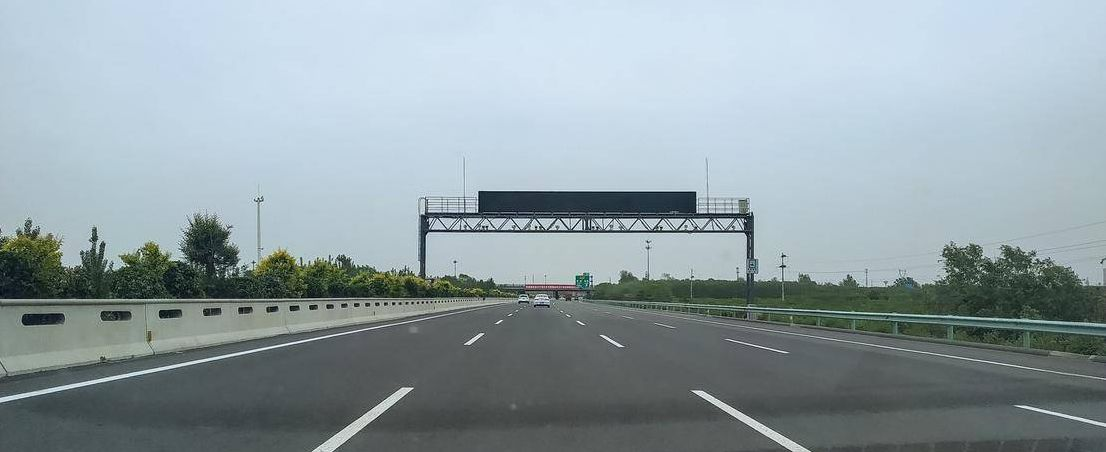
#> input picture opencv/road_line.jpg, 1106 x 452 px
$ python road_line.py
#> lines starting #> are read from the running program, lines starting #| are printed output that depends on the picture; after the words box and inside, x2 and y2 are one past the last pixel; in counts of white or black regions, pixels touching at a corner belong together
import cv2 as cv
import numpy as np

# 读取图像
img_path = "./road_line.jpg"
img = cv.imread(img_path)
#> img is the input picture: shape (452, 1106, 3); mean B, G, R 165, 159.6, 145.6

# 边缘检测
img_gray = cv.cvtColor(img, cv.COLOR_BGR2GRAY)
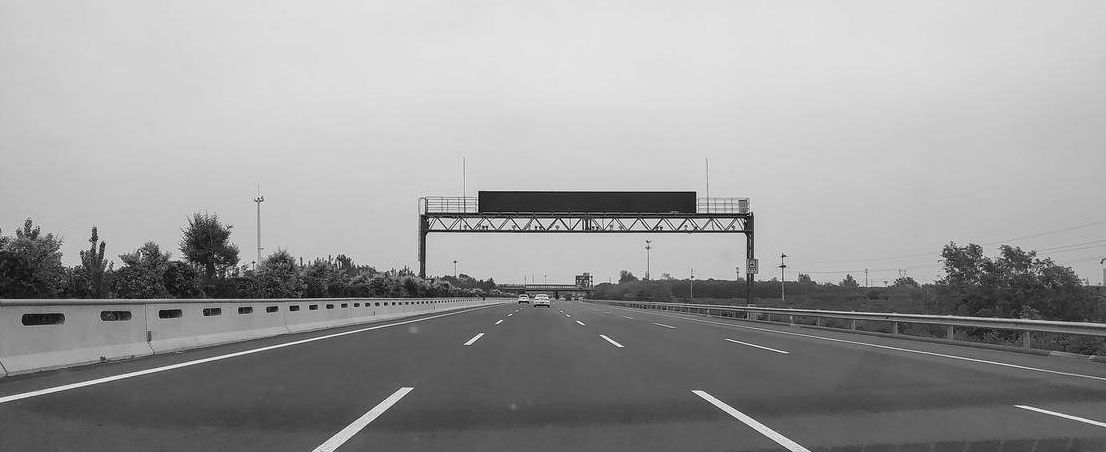
#> img_gray: shape (452, 1106); min 1, max 254, mean 156
img_edge = cv.Canny(img_gray, 240, 250)
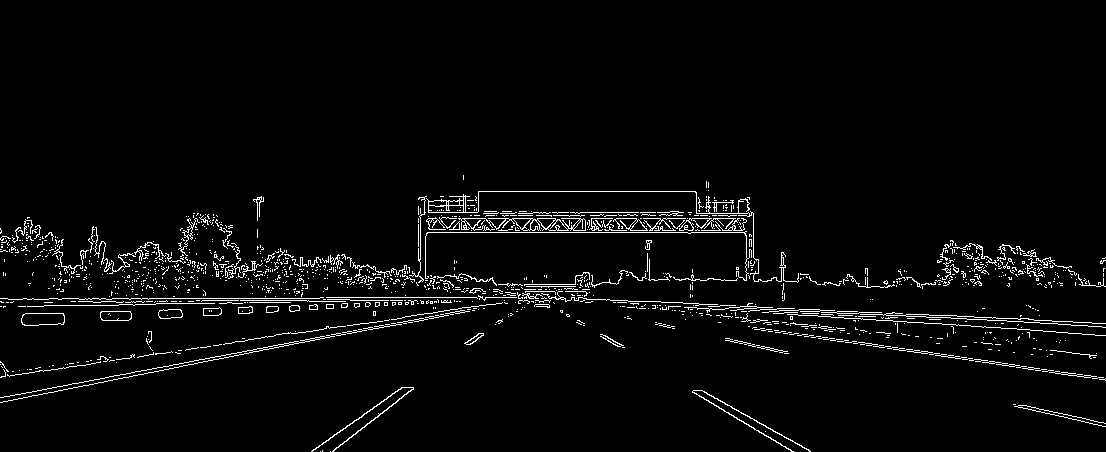
#> img_edge: shape (452, 1106); 3.3% white in thin lines or dots, all inside (x1, y1, x2, y2) = (0, 175, 1106, 452)

# 将车道线的区域分离出来
rows = img.shape[0]
#> rows = 452
columns = img.shape[1]
#> columns = 1106
points = np.array([[0.5 * columns, 0.69 * rows], [0.1 * columns, rows - 1], [0.8 * columns, rows - 1]], dtype = np.int32)
#> points = [[553, 311], [110, 451], [884, 451]]
points = [points]  # 定义一个三角形区域的三个顶点
#> points = [[[553, 311], [110, 451], [884, 451]]]
mask = np.zeros((rows, columns), dtype = np.uint8)
mask = cv.fillPoly(mask, points, color = 255)  # 创建一个三角形区域的掩码
img_masked = cv.bitwise_and(img_edge, mask)  # 使用and运算将车道线的区域分离出来
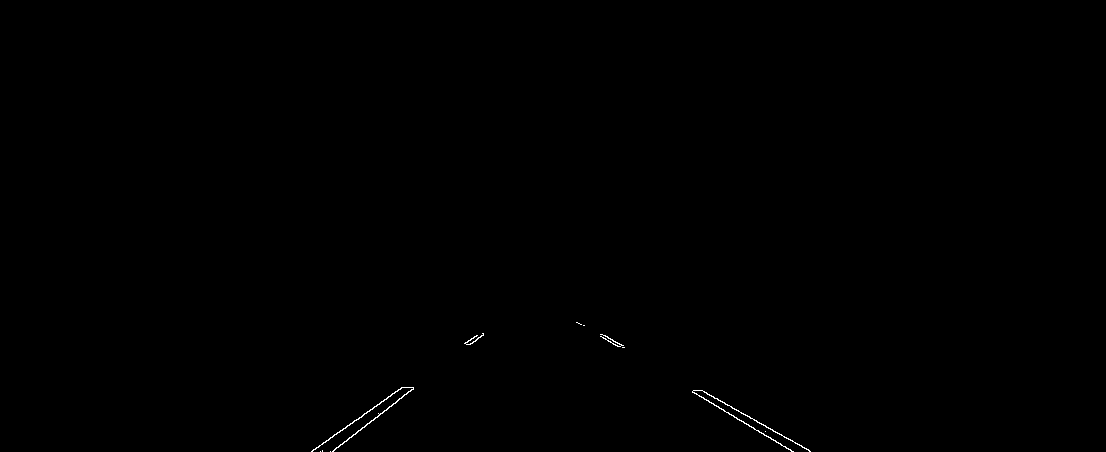
#> img_masked: shape (452, 1106); 0.15% white in thin lines or dots, all inside (x1, y1, x2, y2) = (311, 322, 811, 452)

# 霍夫变换检测线段
rho = 1
theta = np.pi / 180
thres = 100
lines = cv.HoughLinesP(img_masked, rho = rho, theta = theta, threshold = thres, minLineLength = 10, maxLineGap = 100)
#> lines = [[576, 322, 792, 451], [312, 451, 477, 335], [332, 451, 483, 333], [581, 324, 810, 451]]
lines = lines.squeeze(1)

# 得到各条线段的斜率
k_list = []  # 斜率列表
for line in lines:
    k = (line[3] - line[1]) / (line[2] - line[0])
    k_list.append(k)
#> this loop made 4 passes
#> (line, k) on passes 1 to 4: ([576, 322, 792, 451], 0.597), ([312, 451, 477, 335], -0.703), ([332, 451, 483, 333], -0.781), ([581, 324, 810, 451], 0.555)
#> after the loop, k_list = [0.597, -0.703, -0.781, 0.555]

# 通过斜率来区分是左边车道线还是右边车道线
k_array = np.array(k_list)
#> k_array = [0.597, -0.703, -0.781, 0.555]
lines1 = lines[k_array < 0, :]
#> lines1 = [[312, 451, 477, 335], [332, 451, 483, 333]]
lines2 = lines[k_array > 0, :]
#> lines2 = [[576, 322, 792, 451], [581, 324, 810, 451]]

# 得到每条车道线中心线段，而不是车道线的边缘
final_lines = np.zeros((2, 4), dtype = int)
final_lines[0, :] = lines1.mean(axis = 0)
final_lines[1, :] = lines2.mean(axis = 0)

# 绘制线段
for line in final_lines:
    cv.line(img, (line[0], line[1]), (line[2], line[3]), color = (0, 0, 255), thickness = 4)
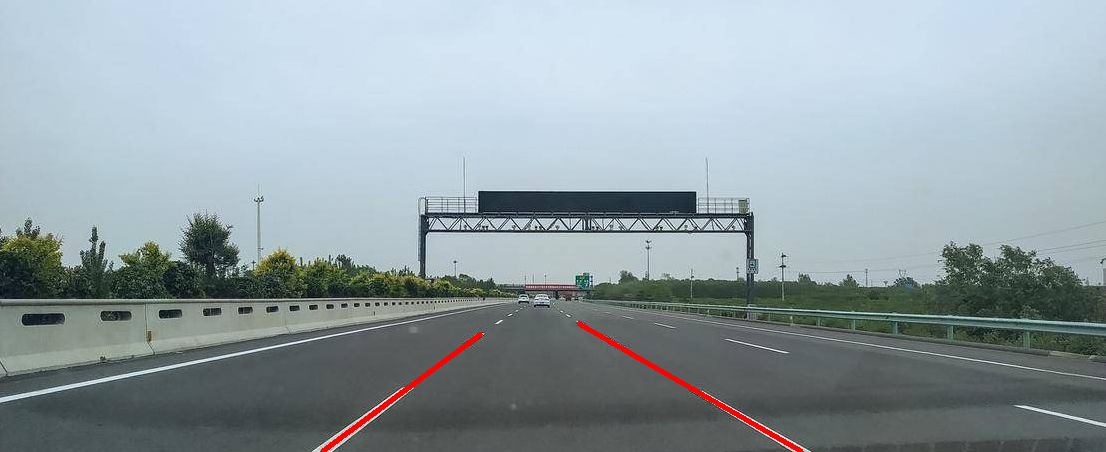
#> img: shape (452, 1106, 3); 0.46% of pixels changed, all inside (x1, y1, x2, y2) = (320, 321, 804, 452)

# 显示结果
cv.imshow("line", img)
cv.waitKey(0)
